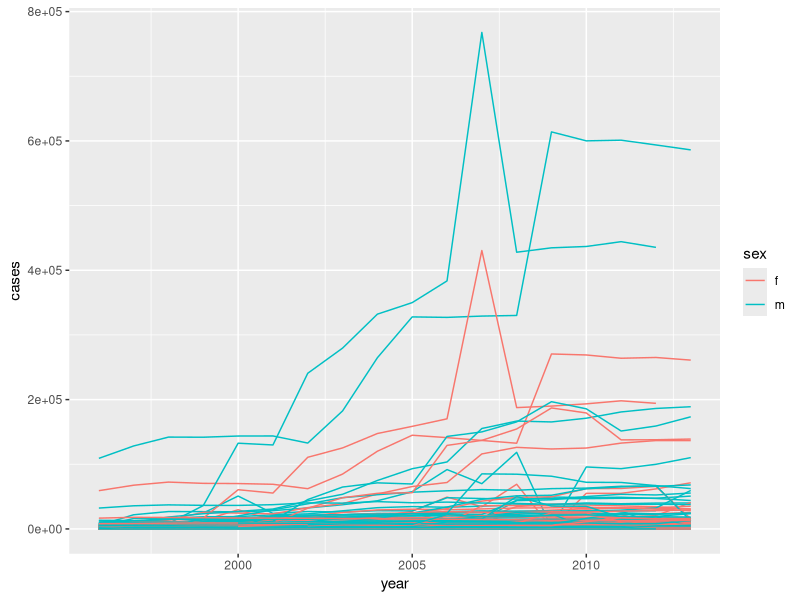
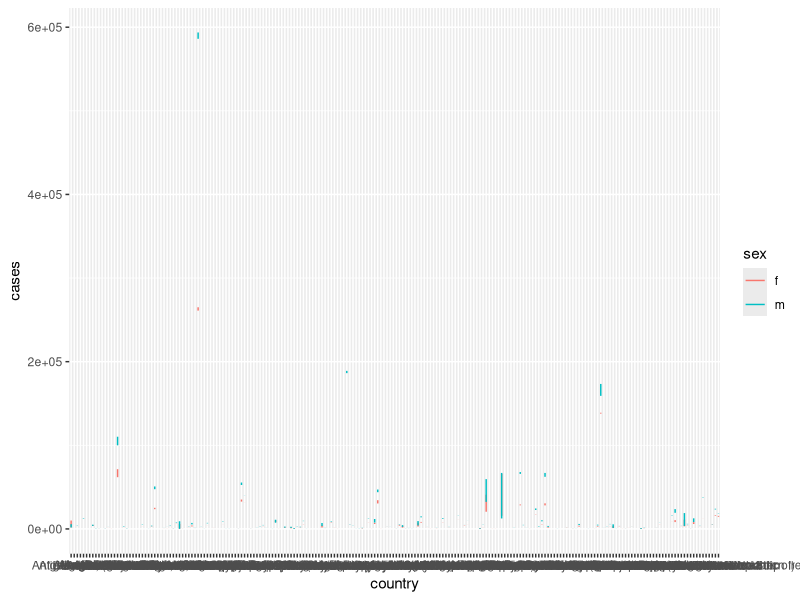

Recreate these plots in R, in order.
library(tidyverse)
who <- tidyr::who
str(who)
summary(who)

who_unpivot <- who %>% 
  gather(new_sp_m014:newrel_f65, key = "key", value = "cases", na.rm = TRUE)
str(who_unpivot)
summary(who_unpivot)

who_unpivot %>%
  count(key)

#Replaced Strings
who2 <- who_unpivot %>% 
  mutate(key = stringr::str_replace(key, "newrel", "new_rel"))
who2

head(who2)


who3 <- who2 %>% 
  separate(key, c("new", "type", "sexage"), sep = "_")
who3

who3 %>% 
  count(new)

who4 <- who3 %>% 
  select(-new, -iso2, -iso3)

whocleaner <- who4 %>% 
  separate(sexage, c("sex", "age"), sep = 1)
whocleaner


whocleaner %>%
  group_by(country, year, sex) %>%
  filter(year > 1995) %>%
  summarise(cases = sum(cases)) %>%
  unite(country_sex, country, sex, remove = FALSE) %>%
  ggplot(aes(x = year, y = cases, group = country_sex, colour = sex)) +
  geom_line()


whocleaner %>%
  group_by(country, year, sex) %>%
  filter(year > 1995) %>%
  summarise(cases = sum(cases)) 




whocleaner %>%
  group_by(country, year, sex) %>%
  filter(year > 1995) %>%
  summarise(cases = sum(cases)) %>%
  unite(country_sex, country, sex, remove = FALSE)





whocleaner %>%
  group_by(country, year, sex) %>%
  filter(year > 2011) %>%
  summarise(cases = sum(cases)) %>%
  unite(country_sex, country, sex, remove = FALSE) %>%
  ggplot(aes(x = country, y = cases, colour = sex)) +
  geom_line()
